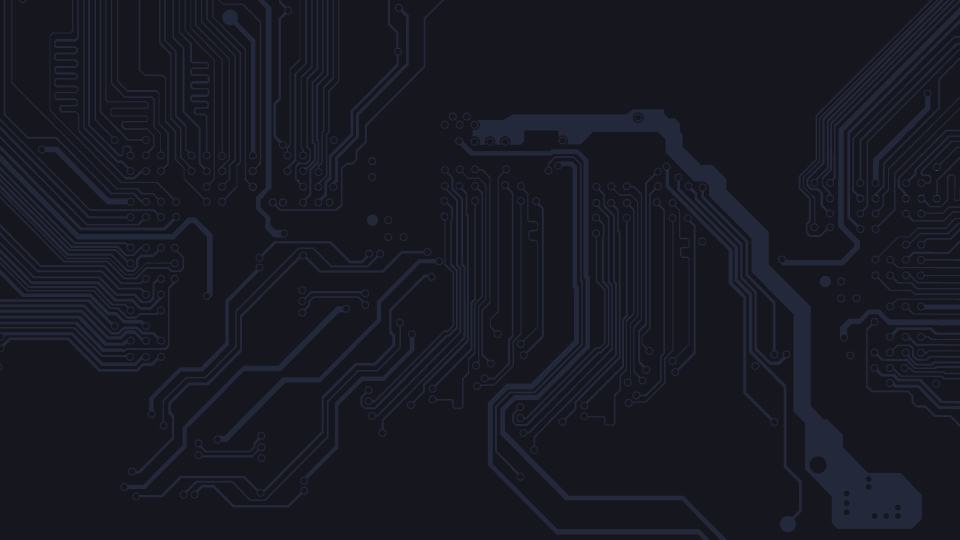
#> input picture scenes-src/circuit/still.jpg, 1920 x 1080 px (shown at 1/2 size)
$ python trace.py
#> lines starting #> are read from the running program, lines starting #| are printed output that depends on the picture; after the words box and inside, x2 and y2 are one past the last pixel; in counts of white or black regions, pixels touching at a corner belong together
#!/usr/bin/env python3
"""Work out when each pixel of the circuit board is drawn, from ../still.jpg (numpy + Pillow only):
    python3 scenes-src/<id>/tools/trace.py
Writes ../reveal.png, same size as the still: R,G = the pixel's draw time as 16 bits (R high byte),
0 = start of the drawing, 65535 = end. B = 255 where the pixel never changes (plain background).

How: threshold the copper (traces, pads) off the flat background, split it into nets (connected
pieces), and in every net measure the distance along the copper from a source pixel (Dijkstra inside
the mask). A net's pixels are drawn at  start + distance / speed, the same speed for all. Pixels next
to the copper (its antialiased edge) take the time of the copper they touch, so the scene can show the
still itself there.

The order: a wave spreads over the board from ORIGIN. A net starts when the wave reaches its nearer end
(the net under the origin starts right there) and grows from that end.
"""
import os, sys, heapq
import numpy as np
from PIL import Image

ORIGIN = (1277, 236)        # the via on the heavy rail
WAVE = 1.6                  # speed of the wave over the board, relative to a tip's along the copper
THR = 96                    # r+g+b above this is copper (background 70..76, copper ~130)
EDGE = 5                    # px around the copper that follow it

HERE = os.path.dirname(os.path.abspath(__file__))
OUT = os.path.dirname(HERE)

def main():
    im = np.asarray(Image.open(os.path.join(OUT, 'still.jpg')).convert('RGB')).astype(np.int32)
    H, W = im.shape[:2]
#> H = 1080; W = 1920
    mask = im.sum(2) >= THR
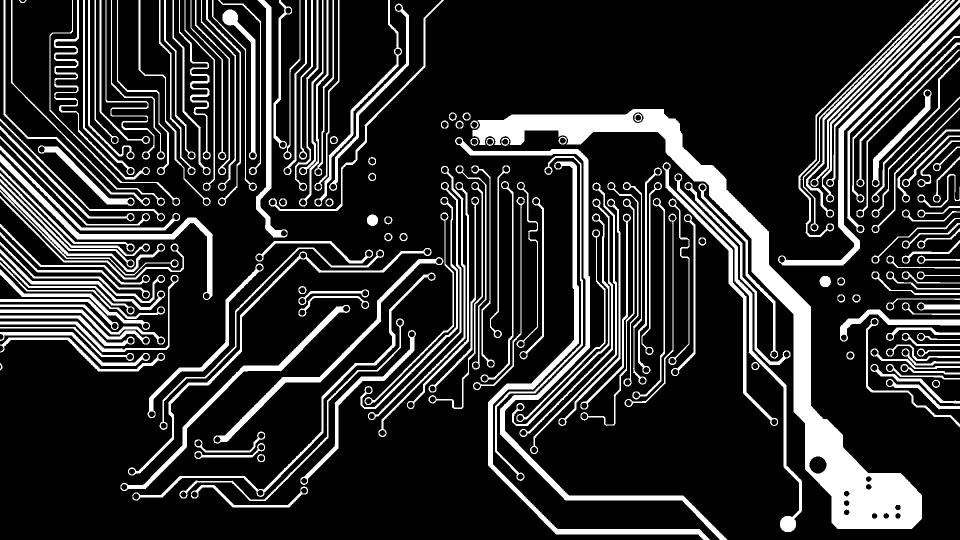
#> mask: shape (1080, 1920) bool (shown at 1/2 size); 18.7% white; 199 white regions (5 under 20 px), largest, box (x1, y1, x2, y2) and area: (945, 218, 1844, 1058) 68079, (910, 274, 1455, 1080) 14453, (976, 323, 1420, 1080) 12475
    P = W + 2                                   # padded row length; flat indices into a padded grid
#> P = 1922
    pm = np.zeros((H + 2, P), bool); pm[1:-1, 1:-1] = mask
#> after `pm[1:-1, 1:-1] = mask`:
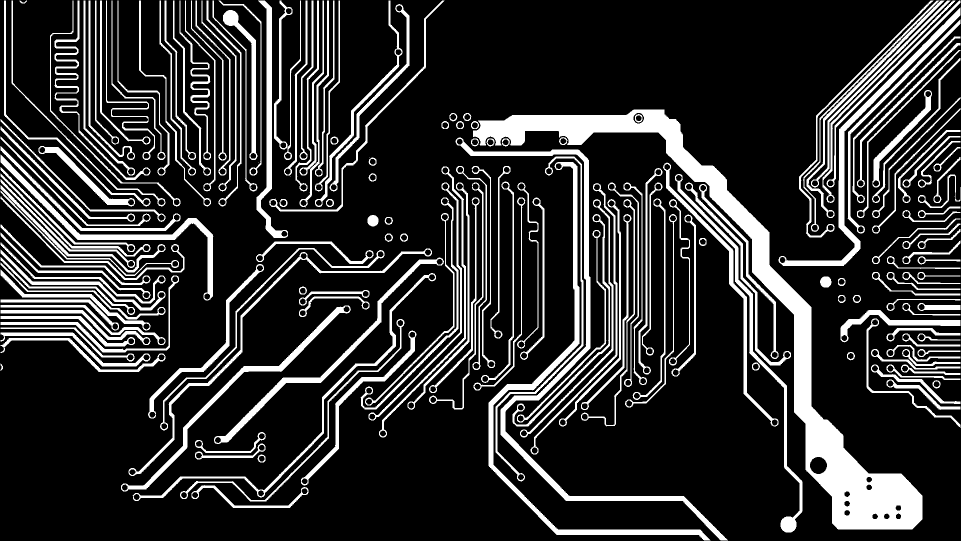
#> pm: shape (1082, 1922) bool (shown at 1/2 size); 18.7% white; 199 white regions (5 under 20 px), largest, box (x1, y1, x2, y2) and area: (946, 219, 1845, 1059) 68079, (911, 275, 1456, 1081) 14453, (977, 324, 1421, 1081) 12475
    flat = pm.ravel().tolist()
#> flat = 2079604 items
    N = len(flat)
#> N = 2079604
    R2 = 2 ** 0.5
    nb = [(-P, 1.0), (P, 1.0), (-1, 1.0), (1, 1.0), (-P - 1, R2), (-P + 1, R2), (P - 1, R2), (P + 1, R2)]

    # nets
    label = [-1] * N
#> label = 2079604 items
    nets = []
    for i in range(N):
        if flat[i] and label[i] < 0:
            k = len(nets); label[i] = k; st = [i]; px = [i]
            while st:
                j = st.pop()
                for d, _ in nb:
                    q = j + d
                    if flat[q] and label[q] < 0:
                        label[q] = k; st.append(q); px.append(q)
            nets.append(px)
#> after the loop, nets = 199 items
    print(len(nets), 'nets,', int(mask.sum()), 'copper px')
#| 199 nets, 388174 copper px

    def geo(sources):
        """distance along the copper from each net's source"""
        dist = [1e18] * N
#> dist = 2079604 items
        hq = [(0.0, s) for s in sources]
#> hq = 199 pairs, first value 0 to 0, second value 1930 to 1864748
        for s in sources: dist[s] = 0.0
#> this loop made 199 passes
#> s on passes 1 to 3: 1930, 1945, 1961
        while hq:
            d, j = heapq.heappop(hq)
            if d > dist[j]: continue
            for o, w in nb:
                q = j + o
                if flat[q] and d + w < dist[q]:
                    dist[q] = d + w; heapq.heappush(hq, (d + w, q))
#> this loop made 407124 passes
        return dist

    xy = lambda i: (i % P - 1, i // P - 1)
    # the two ends of every net: the pixel farthest from any pixel, and the one farthest from that
    far = lambda dist: [max(px, key=dist.__getitem__) for px in nets]
    e1 = far(geo([px[0] for px in nets]))
#> e1 = 199 values, max 2077215 at index 66, min 1975 at index 2, mean 1083005.2
    e2 = far(geo(e1))
#> the loop in geo (call 2), `for s in sources: dist[s] = 0.0` made 199 passes
#> s on passes 1 to 3: 780632, 786426, 1975
#> the loop in geo (call 2), `while hq:` made 405232 passes
#> j on passes 1 to 3: 780632, 1975, 613380
#> e2 = 199 values, max 1912774 at index 198, min 1930 at index 0, mean 676277.5
    T = np.zeros(N)
    ox, oy = ORIGIN
    away = lambda i: ((xy(i)[0] - ox) ** 2 + (xy(i)[1] - oy) ** 2) ** 0.5
    src = []
    for k, px in enumerate(nets):
        s = min(px, key=away)                # the net under the origin starts right there
        src.append(s if away(s) < 30 else min(e1[k], e2[k], key=away))
#> this loop made 199 passes
#> s on passes 1 to 3: 772944, 774896, 3897
#> after the loop, src = 199 values, max 1878409 at index 198, min 1975 at index 2, mean 860303.1
    dist = geo(src)
#> dist = 2079604 items
    for k, px in enumerate(nets):
        start = away(src[k]) / WAVE
        for i in px: T[i] = start + dist[i]
#> this loop made 199 passes
#> start on passes 1 to 3: 620.3, 603.4, 779.7
    T /= T.max()

    T = T.reshape(H + 2, P)
    known = pm.copy()
    for _ in range(EDGE):                        # the copper's edge takes the earliest time next to it
        best = np.full(T.shape, np.inf)
        for dy, dx in ((0, 1), (0, -1), (1, 0), (-1, 0), (1, 1), (1, -1), (-1, 1), (-1, -1)):
            t = np.where(known, T, np.inf)
            best = np.minimum(best, np.roll(np.roll(t, dy, 0), dx, 1))
        new = ~known & np.isfinite(best)
        T[new] = best[new]; known |= new
#> this loop made 5 passes
#> pass 1, in main, `known |= new`:
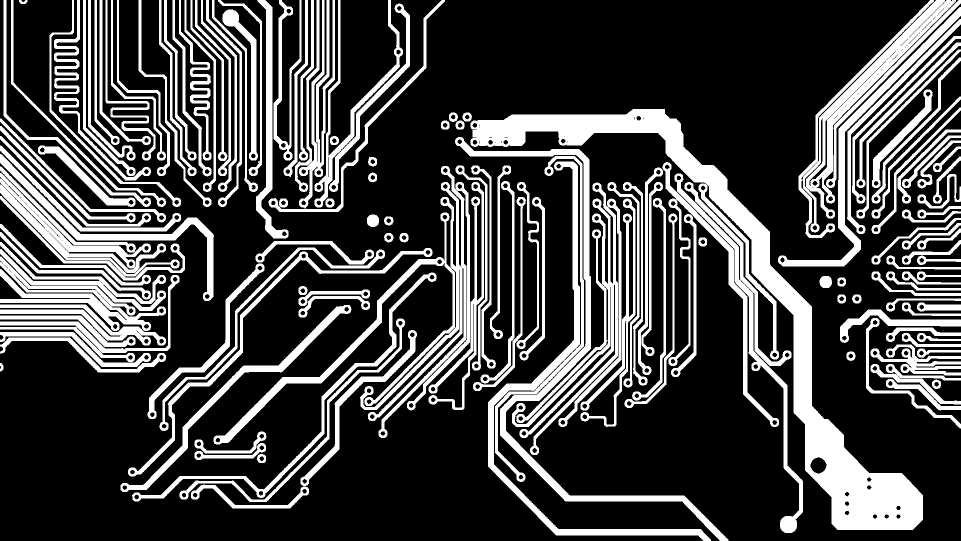
#> known: shape (1082, 1922) bool (shown at 1/2 size); 27% white; 145 white regions, largest, box (x1, y1, x2, y2) and area: (941, 218, 1846, 1060) 77052, (910, 274, 1457, 1082) 38688, (427, 332, 940, 889) 26630
#> after the loop:
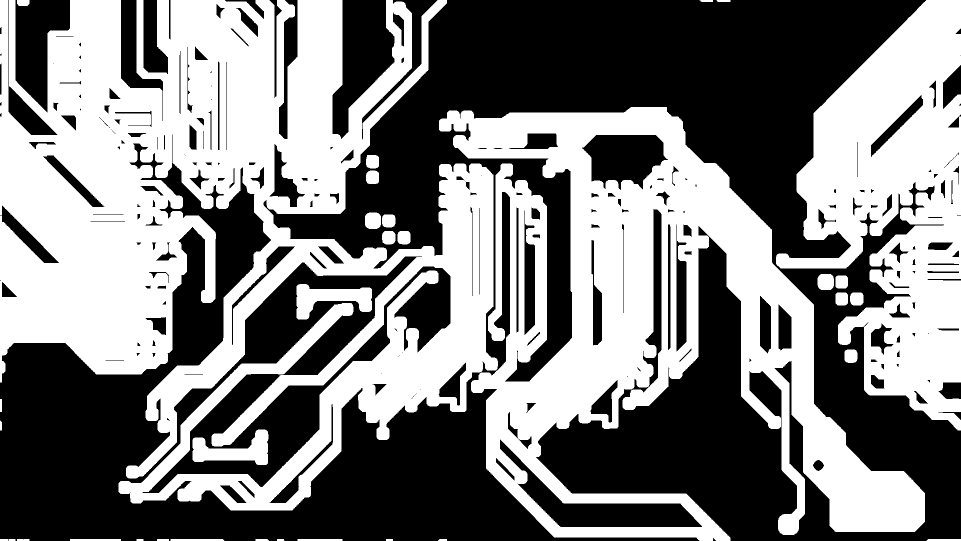
#> known: shape (1082, 1922) bool (shown at 1/2 size); 49% white; 34 white regions, largest, box (x1, y1, x2, y2) and area: (0, 0, 996, 1021) 522404, (878, 214, 1850, 1082) 306241, (1552, 0, 1922, 861) 169171
#> after the loop:
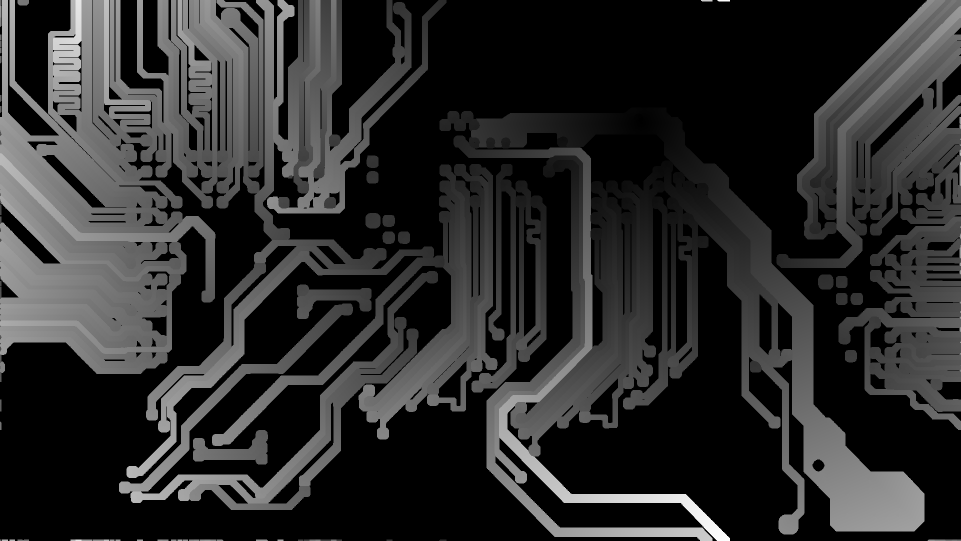
#> t: shape (1082, 1922) float64 (shown at 1/2 size); 54.41% of the values are NaN or infinite; the others: min 0.00167, max 1, mean 0.374; drawn with min black, max white, NaN and infinite black
    T = T[1:-1, 1:-1]; known = known[1:-1, 1:-1]
#> after `known = known[1:-1, 1:-1]`: known: shape (1080, 1920) bool; 49% white; 34 white regions, largest, box (x1, y1, x2, y2) and area: (0, 0, 995, 1020) 521280, (877, 213, 1849, 1080) 306185, (1551, 0, 1920, 860) 168373
    v = np.clip(np.round(T * 65535), 0, 65535).astype(np.uint16)
    out = np.zeros((H, W, 3), np.uint8)
    out[..., 0] = v >> 8; out[..., 1] = v & 255; out[..., 2] = np.where(known, 0, 255)
#> after `out[..., 1] = v & 255`:
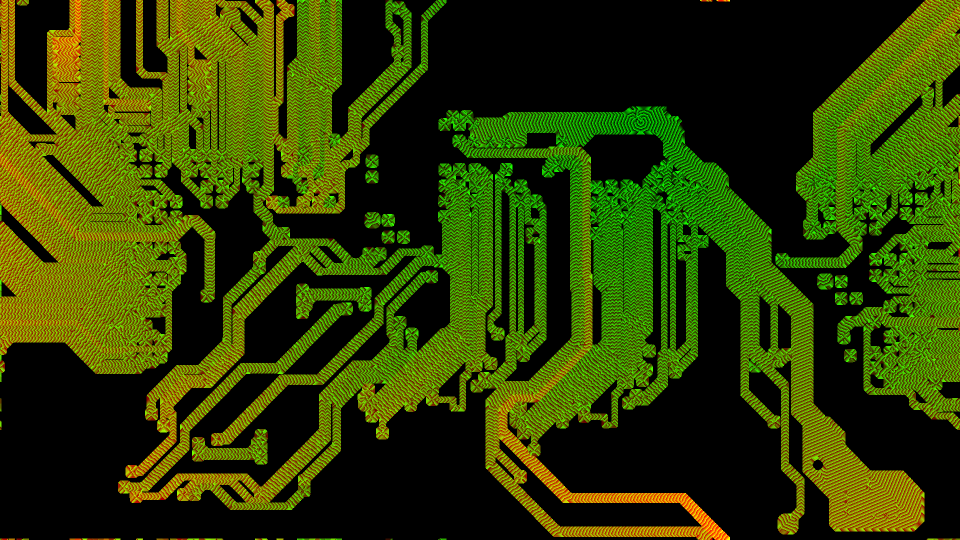
#> out: shape (1080, 1920, 3) (shown at 1/2 size); mean of channels 0, 1, 2 46.6, 62.5, 0; drawn as R, G, B
#> after `out[..., 2] = np.where(known, 0, 255)`:
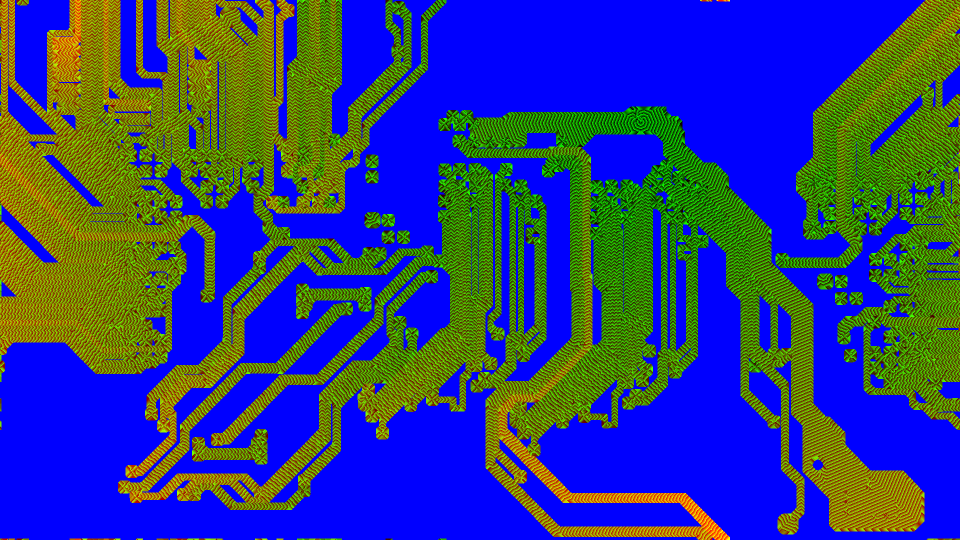
#> out: shape (1080, 1920, 3) (shown at 1/2 size); mean of channels 0, 1, 2 46.6, 62.5, 130; drawn as R, G, B
    Image.fromarray(out).save(os.path.join(OUT, 'reveal.png'), optimize=True)
    print('wrote reveal.png; draw-time quartiles of the copper:', np.quantile(T[mask], [.25, .5, .75]).round(3))
#| wrote reveal.png; draw-time quartiles of the copper: [0.259 0.381 0.499]

if __name__ == '__main__':
    main()
